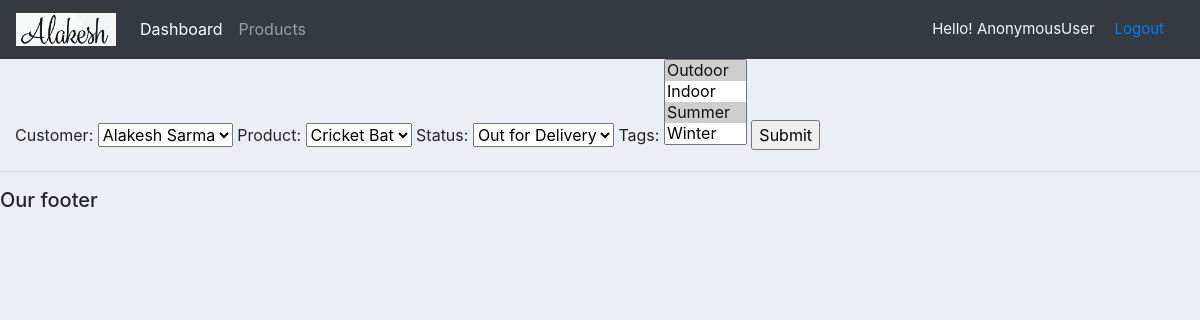
Page /updateOrder/4/ on the earlier database version.
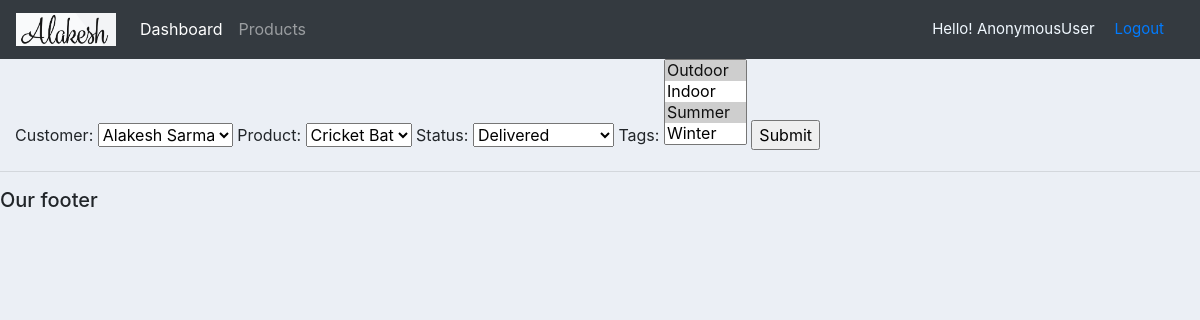
Same page on the later database version.
### accounts/models.py (models this page shows, shortened)
class order(models.Model):
    STATUS=(
        ('Pending','Pending'),
        ('Out for Delivery', 'Out for Delivery'),
        ('Delivered','Delivered')
    )
    customer=models.ForeignKey(customer, null=True, on_delete=models.SET_NULL)
    product=models.ForeignKey(products, null=True, on_delete=models.SET_NULL)
    date_created=models.DateTimeField(auto_now_add=True, null=True)
    status=models.CharField(max_length=200, null=True, choices=STATUS)
    tags=models.ManyToManyField(tag)

### accounts/views.py (the view)
# urls.py: path('updateOrder/<int:o_id>/',views.updateOrder, name='update_Order'),
def updateOrder(request, o_id):
    o_data=order.objects.get(id=o_id)
    Order_form=orderForm(instance=o_data)
    context={'Order_form':Order_form}
    if request.method=='POST':
        update_data=orderForm(request.POST, instance=o_data)
        if update_data.is_valid:
            update_data.save()
            return redirect('/')
    return render(request, 'accounts/order_form.html', context)

### accounts/forms.py
class orderForm(ModelForm):
    class Meta:
        model=order
        fields= '__all__'

### accounts/models.py (called while the page is built)
    def __str__(self):
        return self.name

    def __str__(self):
        return self.name

    def __str__(self):
        return self.tname

### accounts/templates/accounts/order_form.html (shortened to what this page needs)
{% extends 'accounts/main.html' %}
{% load static %}
{% block content %}
<form action="" method="post">
    {{Order_form}}
    <input type="submit" name="Submit">
</form>
{% endblock %}

Differences in the rows shown:
changed order "Alakesh Sarma": status "Out for Delivery" → "Delivered"
